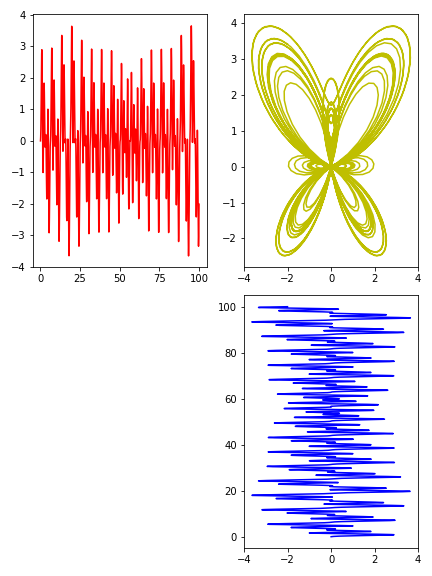

The Python source for this figure:
#!/usr/bin/env python3
# -*- coding: utf-8 -*-
"""
Created on Thu Oct 14 16:53:52 2021

@author: tylerklimas
[butterfly.py]
[Tyler Klimas]
[10-17-21]

I understand and have adhered to all the tenets of the Duke Community Standard 
in creating this code.
Signed: [TK206]
"""

import numpy as np
import math as m 
import matplotlib.pyplot as plt

def butterfly(t):
    x = np.sin(t)*((np.e**(np.cos(t)))-(2*np.cos(4*(t))-(np.sin(t/12)**5)))
    y = np.cos(t)*((np.e**(np.cos(t)))-(2*np.cos(4*(t))-(np.sin(t/12)**5)))
    return x, y
z = np.arange(0, 100+1/16, 1/16)
x_1, y_1 = butterfly(z)

fig = plt.figure(num = 1, clear=True)
fig.set_size_inches(6, 8, forward=True)

ax = fig.subplots(2,2)
ax[0][0].plot(z, x_1, 'r-', markevery=1/16)
ax[0][1].plot(x_1, y_1, 'y-', markevery=1/16)
ax[1][1].plot(x_1, z, 'b-', markevery=1/16)
fig.delaxes(ax[1][0])
fig.tight_layout()
fig.savefig('butterfly.png')
